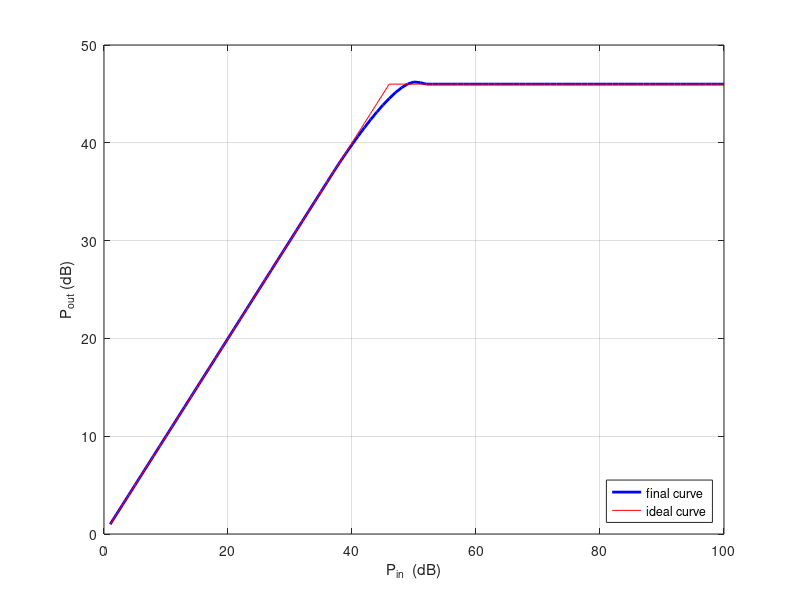

Recreate this plot in MATLAB.
% %%
function [gain] = agc_lut_dB(~)
    n = 100;
    P_in = 1:n;

    lut = ones(n,4);

    % ideal, index 1
    max = 82;
    for i = 1:n
        if i > max
            lut(i,1) = 10^(max/10) / 10^(i/10);
        end
    end 

        
    % dB polynomial 1, index 2
    for i = 1:n
        if i > max
            lut(i,2) = 10^(max/10) / 10^(i/10);
        end
    end
    x_poly = [62 74 77 85];
    y_poly = [62 60 75 42];
    p_coeff = polyfit(x_poly, y_poly, 2);
    yy = polyval(p_coeff, P_in);
    lut(71:84, 2) = yy(71:84) ./ P_in(71:84);
    
    
    % dB polynomial 2, index 3
    max1 = 46;
    for i = 1:n
        if i > max1
            lut(i,3) = 10^(max1/10) / 10^(i/10);
        end
    end
    x_poly = [40 55 70 90];
    y_poly = [35 55 60 20];
    p_coeff = polyfit(x_poly, y_poly, 2);
    yy = polyval(p_coeff, P_in);
%     lut(61:86, 3) = yy(61:86) ./ P_in(61:86);
    
    % dB polynomial 3, index 4
    
    max2 = 50;
    for i = 1:n
        if i > max2
            lut(i,4) = 10^(max2/10) / 10^(i/10);
        end
    end
    x_poly = [18 36 45 57];
    y_poly = [30 36 42 7];
    p_coeff = polyfit(x_poly, y_poly, 3);
    yy = polyval(p_coeff, P_in);
    lut(42:55, 4) = yy(42:55) ./ P_in(42:55);
    
    offset = 4;
    lut(1:(100-offset),4) = lut((offset+1):end,4);
    lut((100-offset+1):end,4) = lut((100-offset+1):end,3);
%     clf;
%     plot(x_poly, y_poly, '*', P_in, P_in'.*lut(P_in,1), P_in, P_in'.*lut(P_in, 4))
%     grid on;
    
%     
%     max1 = 62;
%     for i = 1:n
%         if i > max1
%             lut(i,4) = 10^(max1/10) / 10^(i/10);
%         end
%     end
%     x_poly = [28 46 55 70];
%     y_poly = [40 46 52 13];
%     p_coeff = polyfit(x_poly, y_poly, 3);
%     yy = polyval(p_coeff, P_in);
%     lut(50:70, 4) = yy(50:70) ./ P_in(50:70);
%     
%     clf;
%     plot(P_in, P_in'.*lut(P_in,1), P_in, P_in'.*lut(P_in, 4))
%     grid on;


%     for i = 1:n
%         if i > max
%             lut(i,4) = 10^(max/10) / 10^(i/10);
%         end
%     end
%     x_poly = [38 56 75 90];
%     y_poly = [40 46 42 15];
%     p_coeff = polyfit(x_poly, y_poly, 2);
%     yy = polyval(p_coeff, P_in);
%     lut(46:89, 4) = yy(46:89) ./ P_in(46:89);
    
    % return prefered lookup table
    % 1 = ideal
    % 2 = polynomial 1
    % 3 = polynomial 2
    % 4 = polynomial 3
   
    gain = lut(:,4);

% PLOT
if 1 == 1
    clf;
    figure(2)
%     subplot(211)
%     plot(P_in, 10.*log10((10.^(P_in./10))'.*(lut(P_in,1))), 'b')
%     hold on
%     plot(P_in, 10.*log10((10.^(P_in./10))'.*(lut(P_in,2))), 'r')
%     plot(P_in, 10.*log10((10.^(P_in./10))'.*(lut(P_in,3))), 'g')
%     plot(P_in, 10.*log10((10.^(P_in./10))'.*(lut(P_in,4))), 'm')
%     xlabel('P_{in} / dB')
%     ylabel('P_{out} / dB')
%     grid on
%     legend('ideal (1)','poly1 (2)','poly2 (3)','poly3 (4)','Location','northwest')    
%     subplot(212)
%     plot(P_in, lut(:,:))
%     grid on
%     legend('ideal (1)','poly1 (2)','poly2 (3)','poly3 (4)','Location','northwest')
%     xlabel('P_{in} / dB')
%     ylabel('gain')
    
    % plot for report
    plot(P_in, 10.*log10((10.^(P_in./10))'.*(lut(P_in,4))), 'b', 'LineWidth', 2)
    hold on
    plot(P_in, 10.*log10((10.^(P_in./10))'.*(lut(P_in,3))), 'r')
    grid on
    xlabel('P_{in}  (dB)')
    ylabel('P_{out} (dB)')
    legend('final curve','ideal curve','Location','southeast')
end

% EXPORT TO FILE
if 1 == 0
    export_curve = 4;
    fileID = fopen('matlab_gain_lut_poly3_46dB.txt','wt');
    fprintf(fileID, '%1.15f\n', lut(:,export_curve));
    fclose(fileID);
end